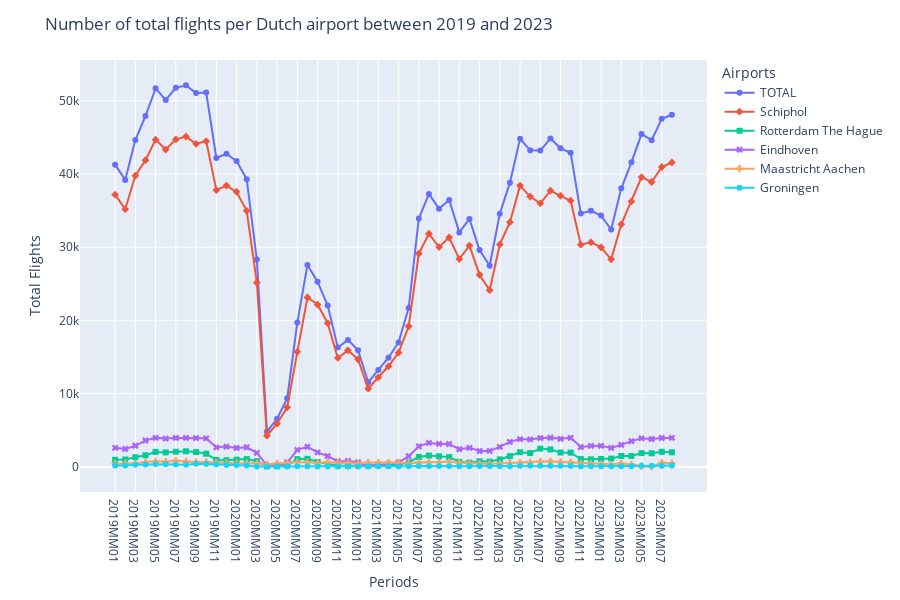

The notebook cell saved with this chart:
### Code cell
# Only select monthly data from 2019 till 2023
data_total = data.loc[data['Periods'].str.contains('2019MM|2020MM|2021MM|2022MM|2023MM', case=False, regex=True)]

# Make a graph about the total amount of flights
figtotal = px.line(data_total, 
                x = "Periods", 
                y = "Total Flights",
                color = "Airports",
                symbol = "Airports",
                )

# Adjust the layout of the graph
figtotal.update_layout(
                title={'text': 'Number of total flights per Dutch airport between 2019 and 2023'},
                height=600,
                )

# Show graph
figtotal.show()

### Figure 1 — Plotly figure (JSON) as saved in the notebook; plotly's stock layout.template omitted (floating-point values rounded to 4 significant figures)
{"data": [{"hovertemplate": "Airports=TOTAL<br>Periods=%{x}<br>Total Flights=%{y}<extra></extra>", "legendgroup": "TOTAL", "line": {"color": "#636efa", "dash": "solid"}, "marker": {"symbol": "circle"}, "mode": "markers+lines", "name": "TOTAL", "orientation": "v", "showlegend": true, "type": "scatter", "x": ["2019MM01", "2019MM02", "2019MM03", "2019MM04", "2019MM05", "2019MM06", "2019MM07", "2019MM08", "2019MM09", "2019MM10", "2019MM11", "2019MM12", "2020MM01", "2020MM02", "2020MM03", "2020MM04", "2020MM05", "2020MM06", "2020MM07", "2020MM08", "2020MM09", "2020MM10", "2020MM11", "2020MM12", "2021MM01", "2021MM02", "2021MM03", "2021MM04", "2021MM05", "2021MM06", "2021MM07", "2021MM08", "2021MM09", "2021MM10", "2021MM11", "2021MM12", "2022MM01", "2022MM02", "2022MM03", "2022MM04", "2022MM05", "2022MM06", "2022MM07", "2022MM08", "2022MM09", "2022MM10", "2022MM11", "2022MM12", "2023MM01", "2023MM02", "2023MM03", "2023MM04", "2023MM05", "2023MM06", "2023MM07", "2023MM08"], "xaxis": "x", "y": [41285, 39204, 44649, 47934, 51719, 50135, 51786, 52127, 51091, 51135, 42195, 42771, 41768, 39299, 28306, 4759, 6556, 9336, 19701, 27575, 25290, 22028, 16283, 17325, 15907, 11528, 13228, 14891, 16987, 21701, 33916, 37282, 35262, 36465, 32026, 33869, 29604, 27456, 34568, 38824, 44823, 43248, 43218, 44862, 43523, 42909, 34597, 34968, 34322, 32416, 38044, 41609, 45469, 44638, 47556, 48111], "yaxis": "y"}, {"hovertemplate": "Airports=Schiphol<br>Periods=%{x}<br>Total Flights=%{y}<extra></extra>", "legendgroup": "Schiphol", "line": {"color": "#EF553B", "dash": "solid"}, "marker": {"symbol": "diamond"}, "mode": "markers+lines", "name": "Schiphol", "orientation": "v", "showlegend": true, "type": "scatter", "x": ["2019MM01", "2019MM02", "2019MM03", "2019MM04", "2019MM05", "2019MM06", "2019MM07", "2019MM08", "2019MM09", "2019MM10", "2019MM11", "2019MM12", "2020MM01", "2020MM02", "2020MM03", "2020MM04", "2020MM05", "2020MM06", "2020MM07", "2020MM08", "2020MM09", "2020MM10", "2020MM11", "2020MM12", "2021MM01", "2021MM02", "2021MM03", "2021MM04", "2021MM05", "2021MM06", "2021MM07", "2021MM08", "2021MM09", "2021MM10", "2021MM11", "2021MM12", "2022MM01", "2022MM02", "2022MM03", "2022MM04", "2022MM05", "2022MM06", "2022MM07", "2022MM08", "2022MM09", "2022MM10", "2022MM11", "2022MM12", "2023MM01", "2023MM02", "2023MM03", "2023MM04", "2023MM05", "2023MM06", "2023MM07", "2023MM08"], "xaxis": "x", "y": [37185, 35195, 39785, 41892, 44706, 43348, 44736, 45122, 44131, 44502, 37800, 38425, 37567, 34979, 25155, 4236, 5873, 8108, 15702, 23125, 22162, 19614, 14858, 15896, 14666, 10655, 12217, 13720, 15576, 19195, 29141, 31847, 30019, 31324, 28371, 30225, 26231, 24129, 30382, 33421, 38419, 36919, 36000, 37730, 37027, 36361, 30348, 30669, 29987, 28345, 33128, 36258, 39568, 38912, 40965, 41584], "yaxis": "y"}, {"hovertemplate": "Airports=Rotterdam The Hague<br>Periods=%{x}<br>Total Flights=%{y}<extra></extra>", "legendgroup": "Rotterdam The Hague", "line": {"color": "#00cc96", "dash": "solid"}, "marker": {"symbol": "square"}, "mode": "markers+lines", "name": "Rotterdam The Hague", "orientation": "v", "showlegend": true, "type": "scatter", "x": ["2019MM01", "2019MM02", "2019MM03", "2019MM04", "2019MM05", "2019MM06", "2019MM07", "2019MM08", "2019MM09", "2019MM10", "2019MM11", "2019MM12", "2020MM01", "2020MM02", "2020MM03", "2020MM04", "2020MM05", "2020MM06", "2020MM07", "2020MM08", "2020MM09", "2020MM10", "2020MM11", "2020MM12", "2021MM01", "2021MM02", "2021MM03", "2021MM04", "2021MM05", "2021MM06", "2021MM07", "2021MM08", "2021MM09", "2021MM10", "2021MM11", "2021MM12", "2022MM01", "2022MM02", "2022MM03", "2022MM04", "2022MM05", "2022MM06", "2022MM07", "2022MM08", "2022MM09", "2022MM10", "2022MM11", "2022MM12", "2023MM01", "2023MM02", "2023MM03", "2023MM04", "2023MM05", "2023MM06", "2023MM07", "2023MM08"], "xaxis": "x", "y": [938, 978, 1286, 1556, 2011, 1943, 2039, 2099, 1997, 1771, 910, 878, 963, 1031, 748, 41, 46, 168, 1032, 1071, 635, 353, 134, 115, 181, 144, 185, 195, 267, 579, 1312, 1516, 1410, 1303, 674, 541, 734, 699, 989, 1437, 1974, 1858, 2465, 2353, 1927, 1914, 1037, 996, 1052, 1108, 1455, 1469, 1851, 1826, 2025, 1962], "yaxis": "y"}, {"hovertemplate": "Airports=Eindhoven<br>Periods=%{x}<br>Total Flights=%{y}<extra></extra>", "legendgroup": "Eindhoven", "line": {"color": "#ab63fa", "dash": "solid"}, "marker": {"symbol": "x"}, "mode": "markers+lines", "name": "Eindhoven", "orientation": "v", "showlegend": true, "type": "scatter", "x": ["2019MM01", "2019MM02", "2019MM03", "2019MM04", "2019MM05", "2019MM06", "2019MM07", "2019MM08", "2019MM09", "2019MM10", "2019MM11", "2019MM12", "2020MM01", "2020MM02", "2020MM03", "2020MM04", "2020MM05", "2020MM06", "2020MM07", "2020MM08", "2020MM09", "2020MM10", "2020MM11", "2020MM12", "2021MM01", "2021MM02", "2021MM03", "2021MM04", "2021MM05", "2021MM06", "2021MM07", "2021MM08", "2021MM09", "2021MM10", "2021MM11", "2021MM12", "2022MM01", "2022MM02", "2022MM03", "2022MM04", "2022MM05", "2022MM06", "2022MM07", "2022MM08", "2022MM09", "2022MM10", "2022MM11", "2022MM12", "2023MM01", "2023MM02", "2023MM03", "2023MM04", "2023MM05", "2023MM06", "2023MM07", "2023MM08"], "xaxis": "x", "y": [2579, 2417, 2854, 3573, 3933, 3836, 3922, 3933, 3913, 3870, 2641, 2738, 2554, 2649, 1888, 148, 178, 565, 2292, 2713, 1947, 1451, 721, 769, 572, 169, 226, 373, 562, 1428, 2779, 3245, 3112, 3097, 2390, 2571, 2133, 2151, 2700, 3390, 3768, 3724, 3909, 3948, 3800, 3935, 2683, 2838, 2843, 2565, 2970, 3495, 3864, 3774, 3915, 3929], "yaxis": "y"}, {"hovertemplate": "Airports=Maastricht Aachen<br>Periods=%{x}<br>Total Flights=%{y}<extra></extra>", "legendgroup": "Maastricht Aachen", "line": {"color": "#FFA15A", "dash": "solid"}, "marker": {"symbol": "cross"}, "mode": "markers+lines", "name": "Maastricht Aachen", "orientation": "v", "showlegend": true, "type": "scatter", "x": ["2019MM01", "2019MM02", "2019MM03", "2019MM04", "2019MM05", "2019MM06", "2019MM07", "2019MM08", "2019MM09", "2019MM10", "2019MM11", "2019MM12", "2020MM01", "2020MM02", "2020MM03", "2020MM04", "2020MM05", "2020MM06", "2020MM07", "2020MM08", "2020MM09", "2020MM10", "2020MM11", "2020MM12", "2021MM01", "2021MM02", "2021MM03", "2021MM04", "2021MM05", "2021MM06", "2021MM07", "2021MM08", "2021MM09", "2021MM10", "2021MM11", "2021MM12", "2022MM01", "2022MM02", "2022MM03", "2022MM04", "2022MM05", "2022MM06", "2022MM07", "2022MM08", "2022MM09", "2022MM10", "2022MM11", "2022MM12", "2023MM01", "2023MM02", "2023MM03", "2023MM04", "2023MM05", "2023MM06", "2023MM07", "2023MM08"], "xaxis": "x", "y": [413, 456, 454, 622, 723, 678, 808, 713, 641, 616, 564, 511, 474, 476, 485, 329, 452, 489, 621, 615, 516, 587, 548, 535, 468, 537, 560, 563, 555, 460, 583, 600, 623, 656, 523, 473, 431, 398, 434, 514, 542, 599, 712, 696, 640, 587, 460, 396, 376, 331, 423, 326, 60, 0, 525, 479], "yaxis": "y"}, {"hovertemplate": "Airports=Groningen<br>Periods=%{x}<br>Total Flights=%{y}<extra></extra>", "legendgroup": "Groningen", "line": {"color": "#19d3f3", "dash": "solid"}, "marker": {"symbol": "circle"}, "mode": "markers+lines", "name": "Groningen", "orientation": "v", "showlegend": true, "type": "scatter", "x": ["2019MM01", "2019MM02", "2019MM03", "2019MM04", "2019MM05", "2019MM06", "2019MM07", "2019MM08", "2019MM09", "2019MM10", "2019MM11", "2019MM12", "2020MM01", "2020MM02", "2020MM03", "2020MM04", "2020MM05", "2020MM06", "2020MM07", "2020MM08", "2020MM09", "2020MM10", "2020MM11", "2020MM12", "2021MM01", "2021MM02", "2021MM03", "2021MM04", "2021MM05", "2021MM06", "2021MM07", "2021MM08", "2021MM09", "2021MM10", "2021MM11", "2021MM12", "2022MM01", "2022MM02", "2022MM03", "2022MM04", "2022MM05", "2022MM06", "2022MM07", "2022MM08", "2022MM09", "2022MM10", "2022MM11", "2022MM12", "2023MM01", "2023MM02", "2023MM03", "2023MM04", "2023MM05", "2023MM06", "2023MM07", "2023MM08"], "xaxis": "x", "y": [170, 158, 270, 291, 346, 330, 281, 260, 409, 376, 280, 219, 210, 164, 30, 5, 7, 6, 54, 51, 30, 23, 22, 10, 20, 23, 40, 40, 27, 39, 101, 74, 98, 85, 68, 59, 75, 79, 63, 62, 120, 148, 132, 135, 129, 112, 69, 69, 64, 67, 68, 61, 126, 126, 126, 157], "yaxis": "y"}], "layout": {"height": 600, "legend": {"title": {"text": "Airports"}, "tracegroupgap": 0}, "margin": {"t": 60}, "title": {"text": "Number of total flights per Dutch airport between 2019 and 2023"}, "xaxis": {"anchor": "y", "domain": [0, 1], "title": {"text": "Periods"}}, "yaxis": {"anchor": "x", "domain": [0, 1], "title": {"text": "Total Flights"}}}}
